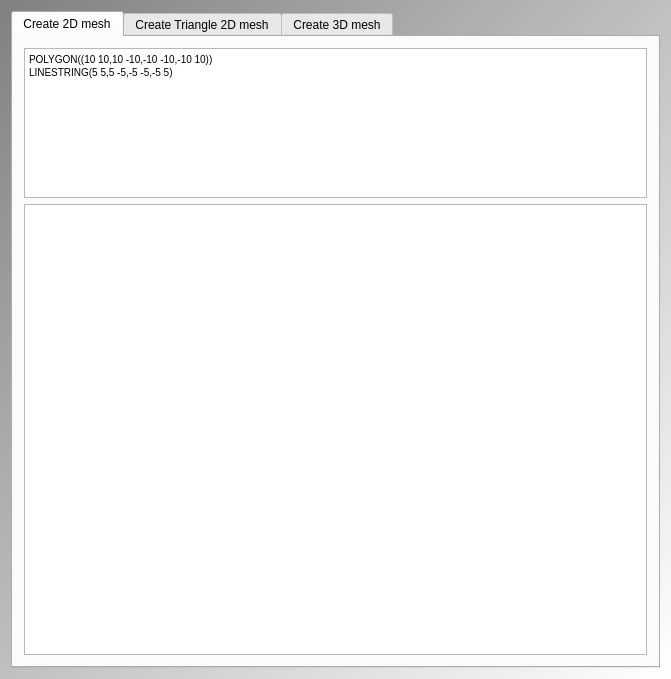
<?xml version="1.0" encoding="UTF-8"?>
<ui version="4.0">
 <class>QtTriangleMeshCreatorMainDialog</class>
 <widget class="QDialog" name="QtTriangleMeshCreatorMainDialog">
  <property name="windowModality">
   <enum>Qt::ApplicationModal</enum>
  </property>
  <property name="geometry">
   <rect>
    <x>0</x>
    <y>0</y>
    <width>671</width>
    <height>679</height>
   </rect>
  </property>
  <property name="sizePolicy">
   <sizepolicy hsizetype="Maximum" vsizetype="Maximum">
    <horstretch>0</horstretch>
    <verstretch>0</verstretch>
   </sizepolicy>
  </property>
  <property name="windowTitle">
   <string>TriangleMeshCreator</string>
  </property>
  <property name="windowIcon">
   <iconset resource="ToolTriangleMeshCreator.qrc">
    <normaloff>:/ToolTriangleMeshCreator/ToolTriangleMeshCreatorIcon.png</normaloff>:/ToolTriangleMeshCreator/ToolTriangleMeshCreatorIcon.png</iconset>
  </property>
  <property name="styleSheet">
   <string notr="true">QDialog { 
background-color: qlineargradient(x1: 0, y1: 0, x2: 1, y2: 1, stop: 0  #808080, stop: 1 #ffffff);
}

QWidget { font: bold, &quot;Courier New&quot;, courier, monospace }
QPushButton { font: 18 px  }
QTabWidget { font: 12 px  }
QLabel { font: 12px }
QComboBox { font: 12px }
QPlainTextEdit { font: 10px }

</string>
  </property>
  <layout class="QGridLayout" name="gridLayout_2">
   <item row="0" column="0" rowspan="2">
    <widget class="QTabWidget" name="tabWidget">
     <property name="currentIndex">
      <number>0</number>
     </property>
     <widget class="QWidget" name="tab_create_shapes">
      <attribute name="title">
       <string>Create 2D mesh</string>
      </attribute>
      <layout class="QVBoxLayout" name="verticalLayout_2">
       <item>
        <widget class="QPlainTextEdit" name="edit_wkt">
         <property name="sizePolicy">
          <sizepolicy hsizetype="Expanding" vsizetype="Expanding">
           <horstretch>0</horstretch>
           <verstretch>1</verstretch>
          </sizepolicy>
         </property>
         <property name="toolTip">
          <string>Type the WKT of the shapes you want to use here</string>
         </property>
         <property name="plainText">
          <string>POLYGON((10 10,10 -10,-10 -10,-10 10))
LINESTRING(5 5,5 -5,-5 -5,-5 5)

</string>
         </property>
        </widget>
       </item>
       <item>
        <widget class="ribi::QtNavigationableGraphicsView" name="view_shapes_1">
         <property name="sizePolicy">
          <sizepolicy hsizetype="Expanding" vsizetype="Expanding">
           <horstretch>0</horstretch>
           <verstretch>3</verstretch>
          </sizepolicy>
         </property>
         <property name="toolTip">
          <string>These are the shapes generated from the WKT</string>
         </property>
        </widget>
       </item>
      </layout>
     </widget>
     <widget class="QWidget" name="tab_create_triangle_mesh">
      <attribute name="title">
       <string>Create Triangle 2D mesh</string>
      </attribute>
      <layout class="QVBoxLayout" name="verticalLayout_3">
       <item>
        <widget class="ribi::QtNavigationableGraphicsView" name="view_shapes_2">
         <property name="sizePolicy">
          <sizepolicy hsizetype="Expanding" vsizetype="Expanding">
           <horstretch>0</horstretch>
           <verstretch>3</verstretch>
          </sizepolicy>
         </property>
         <property name="toolTip">
          <string>These are the shapes generated from the WKT</string>
         </property>
        </widget>
       </item>
       <item>
        <widget class="QGroupBox" name="box_parameters">
         <property name="title">
          <string>Triangle.exe</string>
         </property>
         <layout class="QFormLayout" name="formLayout_2">
          <item row="0" column="0">
           <widget class="QLabel" name="label_triangle_quality">
            <property name="text">
             <string>Min angle (degrees)</string>
            </property>
           </widget>
          </item>
          <item row="0" column="1">
           <widget class="QDoubleSpinBox" name="box_triangle_min_angle">
            <property name="maximum">
             <double>10000.000000000000000</double>
            </property>
            <property name="value">
             <double>20.000000000000000</double>
            </property>
           </widget>
          </item>
          <item row="1" column="0">
           <widget class="QLabel" name="label_triangle_area">
            <property name="text">
             <string>Max area (m2)</string>
            </property>
           </widget>
          </item>
          <item row="1" column="1">
           <widget class="QDoubleSpinBox" name="box_triangle_max_area">
            <property name="decimals">
             <number>3</number>
            </property>
            <property name="maximum">
             <double>1000.000000000000000</double>
            </property>
            <property name="value">
             <double>10.000000000000000</double>
            </property>
           </widget>
          </item>
          <item row="4" column="0" colspan="2">
           <widget class="QPushButton" name="button_create_2d_mesh">
            <property name="text">
             <string>Create Triangle 2D mesh</string>
            </property>
           </widget>
          </item>
          <item row="3" column="0" colspan="2">
           <widget class="QCheckBox" name="check_show_mesh">
            <property name="text">
             <string>Show mesh</string>
            </property>
            <property name="checked">
             <bool>true</bool>
            </property>
           </widget>
          </item>
          <item row="2" column="0" colspan="2">
           <widget class="QCheckBox" name="check_verbose_triangle_mesh">
            <property name="text">
             <string>Verbose</string>
            </property>
            <property name="checked">
             <bool>true</bool>
            </property>
           </widget>
          </item>
         </layout>
        </widget>
       </item>
       <item>
        <widget class="ribi::QtNavigationableGraphicsView" name="view_triangle_mesh_1">
         <property name="sizePolicy">
          <sizepolicy hsizetype="Expanding" vsizetype="Expanding">
           <horstretch>0</horstretch>
           <verstretch>3</verstretch>
          </sizepolicy>
         </property>
        </widget>
       </item>
      </layout>
     </widget>
     <widget class="QWidget" name="tab">
      <attribute name="title">
       <string>Create 3D mesh</string>
      </attribute>
      <layout class="QVBoxLayout" name="verticalLayout_4">
       <item>
        <widget class="ribi::QtNavigationableGraphicsView" name="view_triangle_mesh_2">
         <property name="sizePolicy">
          <sizepolicy hsizetype="Expanding" vsizetype="Expanding">
           <horstretch>0</horstretch>
           <verstretch>3</verstretch>
          </sizepolicy>
         </property>
        </widget>
       </item>
       <item>
        <widget class="QGroupBox" name="groupBox">
         <property name="title">
          <string>3D</string>
         </property>
         <layout class="QGridLayout" name="gridLayout">
          <item row="3" column="0">
           <widget class="QLabel" name="label_vertical_faces_strategy">
            <property name="text">
             <string>Vertical faces are:</string>
            </property>
           </widget>
          </item>
          <item row="0" column="0">
           <widget class="QLabel" name="label_layer_height">
            <property name="text">
             <string># cell layers</string>
            </property>
           </widget>
          </item>
          <item row="2" column="1">
           <widget class="QDoubleSpinBox" name="box_fraction">
            <property name="decimals">
             <number>3</number>
            </property>
            <property name="maximum">
             <double>1.000000000000000</double>
            </property>
            <property name="singleStep">
             <double>0.010000000000000</double>
            </property>
            <property name="value">
             <double>0.900000000000000</double>
            </property>
           </widget>
          </item>
          <item row="2" column="0">
           <widget class="QLabel" name="label_fraction">
            <property name="text">
             <string>Fraction of cells to keep</string>
            </property>
           </widget>
          </item>
          <item row="1" column="1">
           <widget class="QDoubleSpinBox" name="box_layer_height">
            <property name="decimals">
             <number>3</number>
            </property>
            <property name="maximum">
             <double>10.000000000000000</double>
            </property>
            <property name="value">
             <double>10.000000000000000</double>
            </property>
           </widget>
          </item>
          <item row="0" column="1">
           <widget class="QSpinBox" name="box_n_cell_layers">
            <property name="minimum">
             <number>1</number>
            </property>
            <property name="maximum">
             <number>1000</number>
            </property>
            <property name="value">
             <number>1</number>
            </property>
           </widget>
          </item>
          <item row="6" column="0" colspan="2">
           <widget class="QPushButton" name="button_create">
            <property name="text">
             <string>Create 3D mesh</string>
            </property>
           </widget>
          </item>
          <item row="3" column="1">
           <widget class="QComboBox" name="box_vertical_faces_strategy">
            <item>
             <property name="text">
              <string>One square</string>
             </property>
            </item>
            <item>
             <property name="text">
              <string>Two traingles</string>
             </property>
            </item>
           </widget>
          </item>
          <item row="4" column="0" colspan="2">
           <widget class="QCheckBox" name="check_verbose_3d_mesh">
            <property name="text">
             <string>Verbose</string>
            </property>
            <property name="checked">
             <bool>true</bool>
            </property>
           </widget>
          </item>
          <item row="1" column="0">
           <widget class="QLabel" name="label_n_layers">
            <property name="text">
             <string>Layer height (m)</string>
            </property>
           </widget>
          </item>
          <item row="5" column="0" colspan="2">
           <widget class="QCheckBox" name="checkBox">
            <property name="text">
             <string>Show 3D mesh with MeshLab</string>
            </property>
            <property name="checked">
             <bool>true</bool>
            </property>
           </widget>
          </item>
         </layout>
        </widget>
       </item>
      </layout>
     </widget>
    </widget>
   </item>
  </layout>
 </widget>
 <layoutdefault spacing="6" margin="11"/>
 <customwidgets>
  <customwidget>
   <class>ribi::QtNavigationableGraphicsView</class>
   <extends>QGraphicsView</extends>
   <header>qtnavigationablegraphicsview.h</header>
  </customwidget>
 </customwidgets>
 <resources>
  <include location="ToolTriangleMeshCreator.qrc"/>
 </resources>
 <connections/>
</ui>
